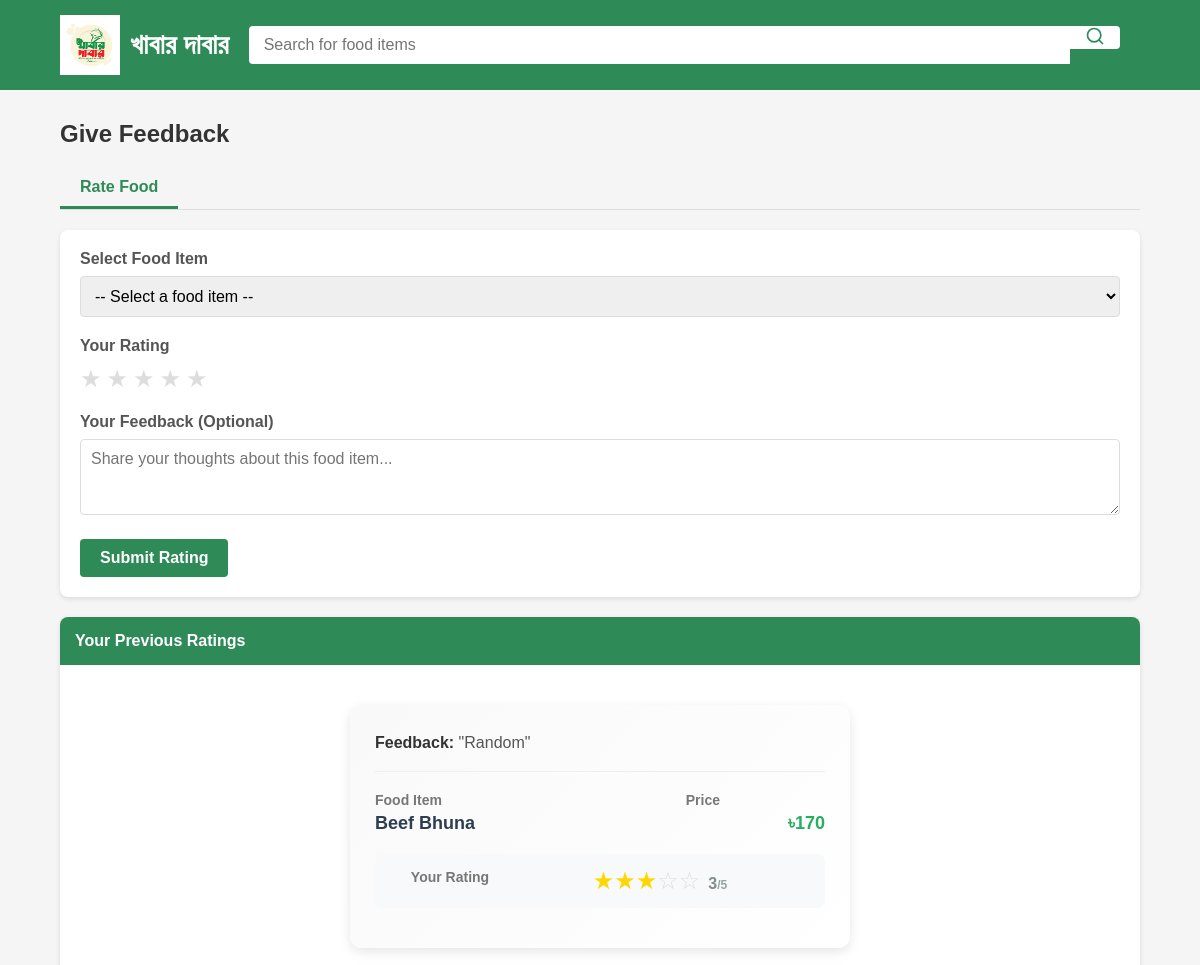
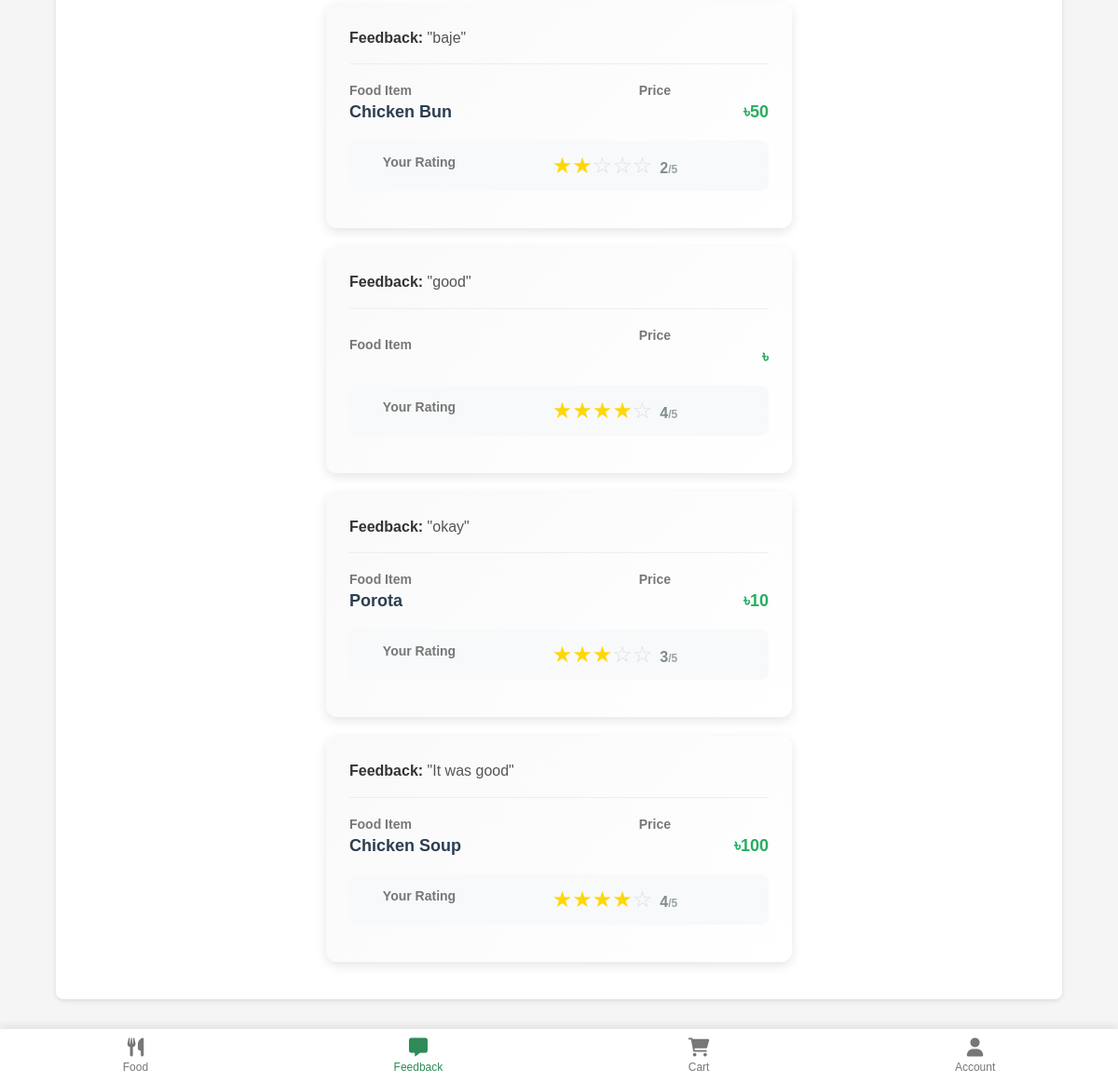
Screenshot of /feedback.php (signed in) with the database file from the repository (2 pictures, top to bottom).
### tables this page shows
CREATE TABLE `food_ratings` (
  `id` int(11) NOT NULL,
  `user_id` int(11) NOT NULL,
  `food` varchar(255) NOT NULL,
  `rating` int(11) NOT NULL CHECK (`rating` between 1 and 5),
  `created_at` timestamp NOT NULL DEFAULT current_timestamp(),
  `feedback` varchar(255) DEFAULT NULL
);

CREATE TABLE `food` (
  `name` varchar(200) NOT NULL,
  `amount` bigint(50) NOT NULL,
  `price` bigint(30) NOT NULL,
  `healthtag` varchar(200) NOT NULL,
  `category` varchar(50) NOT NULL
);

### feedback.php (the view, shortened to what this page needs)
<?php
require_once('connect.php');
?>
<!DOCTYPE html>
<html lang="en">
<head>
    <link rel="stylesheet" href="https://cdnjs.cloudflare.com/ajax/libs/font-awesome/6.0.0/css/all.min.css">
</head>
<body>
    <header class="header">
        <div class="container" style="display: flex; align-items: center;">
            <a href="#" class="logo">
                <img src="images.png" alt="খাবার দাবার Logo" style="width: 60px; height: 60px; margin-right: 10px;">
                খাবার দাবার
            </a>
            <div class="search-box">
                <input type="text" placeholder="Search for food items">
                <a href="search.php">
                    <button>
                        <svg xmlns="http://www.w3.org/2000/svg" width="20" height="20" viewBox="0 0 24 24" fill="none" stroke="#2e8b57" stroke-width="2" stroke-linecap="round" stroke-linejoin="round">
                            <circle cx="11" cy="11" r="8"></circle>
                            <line x1="21" y1="21" x2="16.65" y2="16.65"></line>
                        </svg>
                    </button>
                </a>
            </div>
        </div>
    </header>
    <main class="container">
        <h2 class="section-title">Give Feedback</h2>
        <div class="tabs">
            <div class="tab active" onclick="openTab('feedback')">Rate Food</div>
        </div>
        <div id="feedback" class="tab-content active">
            <div class="feedback-form">
                <form method="POST" action="">
                    <div class="form-group">
                        <label for="food_id">Select Food Item</label>
                        <select name="food_id" id="food_id" required>
                            <option value="">-- Select a food item --</option>
                        </select>
                    </div>
                    <div class="form-group">
                        <label>Your Rating</label>
                        <div class="rating-stars">
                            <span class="star" onclick="setRating(1)">★</span>
                            <span class="star" onclick="setRating(2)">★</span>
                            <span class="star" onclick="setRating(3)">★</span>
                            <span class="star" onclick="setRating(4)">★</span>
                            <span class="star" onclick="setRating(5)">★</span>
                        </div>
                    </div>
                    <div class="form-group">
                        <label for="feedback_text">Your Feedback (Optional)</label>
                        <textarea name="feedback_text" id="feedback_text" rows="3" placeholder="Share your thoughts about this food item..."></textarea>
                    </div>
                    <button type="submit" name="submit_feedback" class="submit-btn">Submit Rating</button>
                </form>
            </div>
            <div class="card">
                <div class="card-header">Your Previous Ratings</div>
                <div class="card-body">
                    <?php
                    $user_id = $_SESSION['user_id'];
                    $ratings_sql = "SELECT * FROM food_ratings
                                    WHERE user_id = '$user_id'";
                    $ratings_result = mysqli_query($conn, $ratings_sql);
                    if ($ratings_result && mysqli_num_rows($ratings_result) > 0) {
                        while ($rating_row = mysqli_fetch_assoc($ratings_result)) {
                            $food_sql = "SELECT * FROM food WHERE name = '".$rating_row['food']."'";
                            $food_result = mysqli_query($conn, $food_sql);
                            $food_row = mysqli_fetch_assoc($food_result);
                            echo '<div class="rating-container" style="font-family: \'Segoe UI\', Tahoma, Geneva, Verdana, sans-serif; max-width: 500px; margin: 20px auto; padding: 25px; border-radius: 12px; box-shadow: 0 4px 12px rgba(0,0,0,0.1); background: linear-gradient(135deg, #f9f9f9 0%, #ffffff 100%);">';
    echo '<div class="info-row" style="margin-bottom: 20px; padding-bottom: 15px; border-bottom: 1px solid #eee;">';
    echo '<div class="info-value" style="font-size: 16px; color: #555; line-height: 1.6;">';
    echo '<span style="font-weight: 600; color: #333;">Feedback:</span> "'.$rating_row['feedback'].'"';
    echo '</div>';
    echo '</div>';
    echo '<div class="info-row" style="display: flex; justify-content: space-between; margin-bottom: 15px;">';
    echo '<div style="flex: 1;">';
    echo '<div class="info-label" style="font-size: 14px; color: #777; margin-bottom: 5px;">Food Item</div>';
    echo '<div class="info-value" style="font-size: 18px; font-weight: 600; color: #2c3e50;">'.$food_row['name'].'</div>';
    echo '</div>';
    echo '<div style="flex: 1; text-align: right;">';
    echo '<div class="info-label" style="font-size: 14px; color: #777; margin-bottom: 5px;">Price</div>';
    echo '<div class="info-value" style="font-size: 18px; font-weight: 600; color: #27ae60;">৳'.$food_row['price'].'</div>';
    echo '</div>';
    echo '</div>';
    echo '<div class="info-row" style="text-align: center; padding: 15px; background-color: #f8f9fa; border-radius: 8px; margin-top: 20px;">';
    echo '<div class="info-label" style="font-size: 14px; color: #777; margin-bottom: 8px;">Your Rating</div>';
    echo '<div class="info-value" style="font-size: 24px; line-height: 1;">';
    for ($i = 1; $i <= 5; $i++) {
        $starColor = ($i <= $rating_row['rating']) ? '#FFD700' : '#ddd';
        echo '<span style="cursor: default; transition: all 0.2s; color: '.$starColor.';" onmouseover="this.style.transform=\'scale(1.2)\'" onmouseout="this.style.transform=\'scale(1)\'">';
        echo ($i <= $rating_row['rating']) ? '★' : '☆';
        echo '</span>';
    }
    echo '<span style="display: inline-block; margin-left: 8px; font-size: 16px; font-weight: 600; color: #7f8c8d;">'.$rating_row['rating'].'<span style="font-size: 12px; color: #95a5a6;">/5</span></span>';
    echo '</div>';
    echo '</div>';
echo '</div>';
                        }
                    } else {
                        echo '<p>You haven\'t rated any food items yet.</p>';
                    }
                    ?>
                </div>
            </div>
        </div>
    </main>
    <nav class="bottom-nav">
        <a href="home.php" class="nav-item">
            <i class="fas fa-utensils"></i>
            <span>Food</span>
        </a>
        <a href="feedback.php" class="nav-item active">
            <i class="fas fa-comment-alt"></i>
            <span>Feedback</span>
        </a>
        <a href="cart.php" class="nav-item">
            <i class="fas fa-shopping-cart"></i>
            <span>Cart</span>
        </a>
        <a href="account.php" class="nav-item">
            <i class="fas fa-user"></i>
            <span>Account</span>
        </a>
    </nav>
</body>
</html>

### rows the page displays
food_ratings: feedback "Random", food.name "Beef Bhuna", food.price "170", rating "3"
food_ratings: feedback "baje", food.name "Chicken Bun", food.price "50", rating "2"
food_ratings: feedback "good", rating "4"
food_ratings: feedback "okay", food.name "Porota", food.price "10", rating "3"
food_ratings: feedback "It was good", food.name "Chicken Soup", food.price "100", rating "4"
